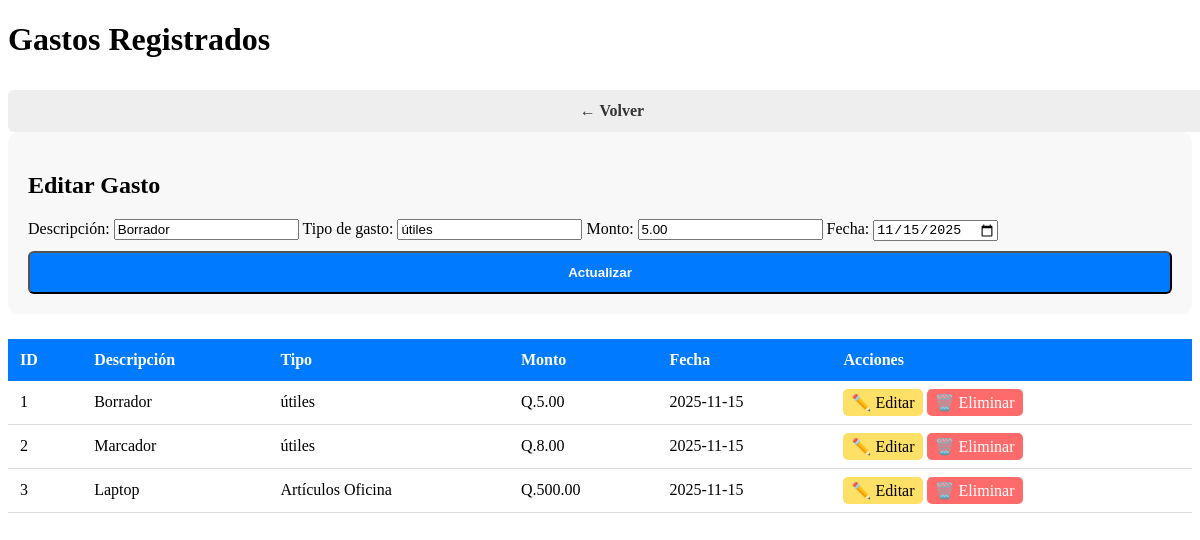
/gastos.php?editar=1, run on the app's committed database.
### tables this page shows
CREATE TABLE `gastos` (
  `id` int(11) NOT NULL,
  `descripcion` varchar(255) NOT NULL,
  `tipo_gasto` varchar(100) NOT NULL,
  `monto` decimal(10,2) NOT NULL,
  `fecha` date NOT NULL,
  `fecha_registro` timestamp NOT NULL DEFAULT current_timestamp()
);

### gastos.php (the view, shortened to what this page needs)
<?php
require_once "database.php";
$editando = false;
if (isset($_GET['editar'])) {
    $editando = true;
    $idEditar = $_GET['editar'];
    $result = $conexion->query("SELECT * FROM gastos WHERE id=$idEditar");
    $dataEditar = $result->fetch_assoc();
}
$gastos = $conexion->query("SELECT * FROM gastos ORDER BY fecha DESC");
?>
<!DOCTYPE html>
<html lang="es">
<head>
    <link rel="stylesheet" href="assets/css/style.css">
</head>
<body>
<div class="container wide">
    <h1>Gastos Registrados</h1>
    <a href="index.php" class="btn-secondary">← Volver</a>
    <?php if ($editando): ?>
    <div class="edit-box">
        <h2>Editar Gasto</h2>
        <form action="gastos.php" method="POST">
            <label>Descripción:</label>
            <input type="text" name="descripcion" value="<?= $dataEditar['descripcion'] ?>" required>
            <label>Tipo de gasto:</label>
            <input type="text" name="tipo_gasto" value="<?= $dataEditar['tipo_gasto'] ?>" required>
            <label>Monto:</label>
            <input type="number" name="monto" step="0.01" value="<?= $dataEditar['monto'] ?>" required>
            <label>Fecha:</label>
            <input type="date" name="fecha" value="<?= $dataEditar['fecha'] ?>" required>
            <button class="btn-primary" type="submit" name="actualizar">Actualizar</button>
        </form>
    </div>
    <?php endif; ?>
    <table class="tabla">
        <tr>
            <th>ID</th>
            <th>Descripción</th>
            <th>Tipo</th>
            <th>Monto</th>
            <th>Fecha</th>
            <th>Acciones</th>
        </tr>
        <?php while ($fila = $gastos->fetch_assoc()): ?>
        <tr>
            <td><?= $fila['id'] ?></td>
            <td><?= $fila['descripcion'] ?></td>
            <td><?= $fila['tipo_gasto'] ?></td>
            <td>Q.<?= $fila['monto'] ?></td>
            <td><?= $fila['fecha'] ?></td>
            <td>
                <a class="btn-edit" href="gastos.php?editar=<?= $fila['id'] ?>">✏️ Editar</a>
                <a class="btn-delete" onclick="return confirm('¿Eliminar registro?')" href="gastos.php?eliminar=<?= $fila['id'] ?>">🗑️ Eliminar</a>
            </td>
        </tr>
        <?php endwhile; ?>
    </table>
</div>
</body>
</html>

### assets/css/style.css (style rules this page uses)
.btn-primary, .btn-secondary { text-decoration: none; display: inline-block; padding: 12px; margin-top: 10px; width: 100%; text-align: center; border-radius: 6px; font-weight: bold; }
.btn-primary { background: #007aff; color: #fff; }
.btn-secondary { background: #eee; color: #333; }
table.tabla { width: 100%; border-collapse: collapse; margin-top: 25px; }
.tabla th { background: #007aff; color: white; padding: 12px; text-align: left; }
.tabla td { padding: 12px; border-bottom: 1px solid #ddd; }
.btn-edit { padding: 5px 8px; background: #ffe066; border-radius: 5px; text-decoration: none; color: #000; }
.btn-delete { padding: 5px 8px; background: #ff6b6b; border-radius: 5px; text-decoration: none; color: white; }
.edit-box { background: #f8f8f8; padding: 20px; border-radius: 10px; margin-bottom: 25px; }

### data on the page
gastos: descripcion "Borrador", tipo_gasto "útiles", monto "5.00", fecha "11/15/2025", id "1", fecha "2025-11-15"
gastos: id "2", descripcion "Marcador", tipo_gasto "útiles", monto "8.00", fecha "2025-11-15"
gastos: id "3", descripcion "Laptop", tipo_gasto "Artículos Oficina", monto "500.00", fecha "2025-11-15"
